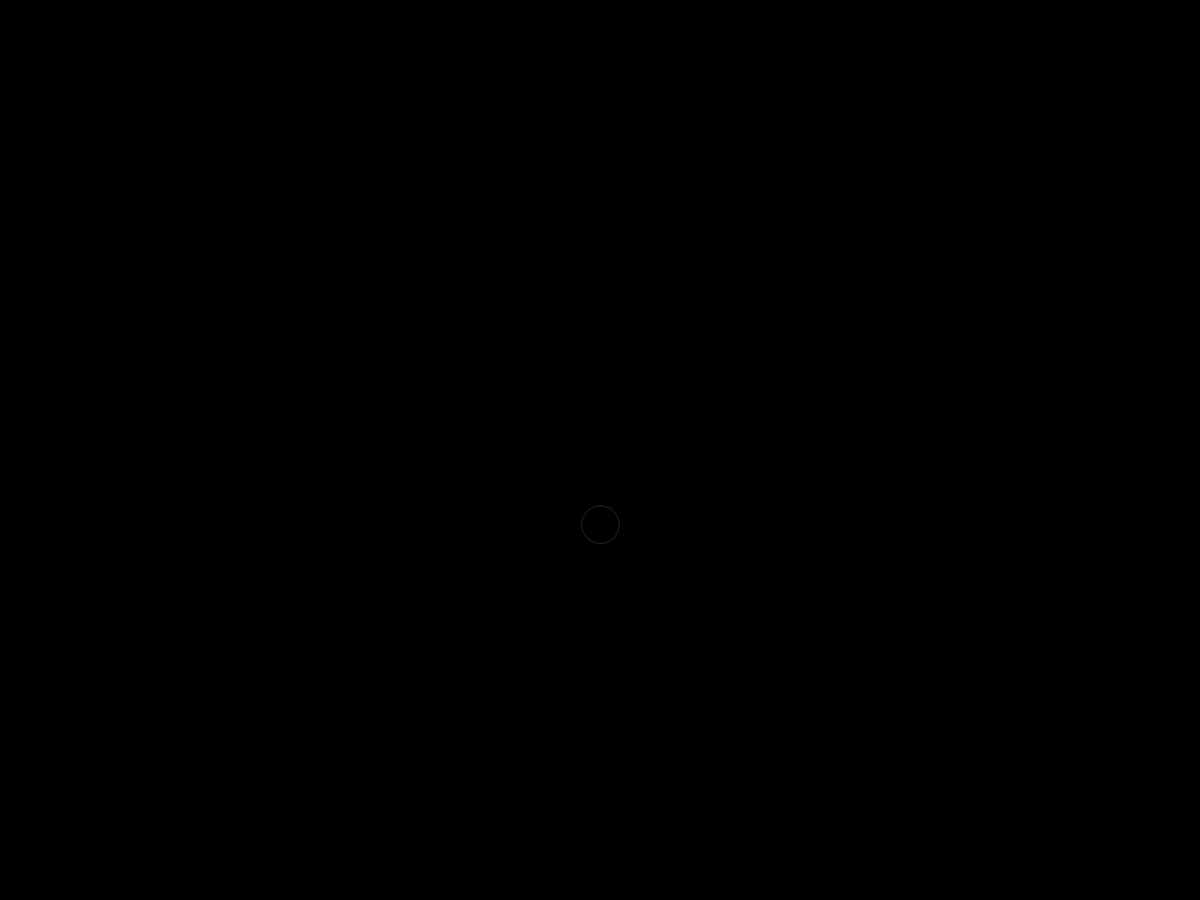
Frame 1 (no input)
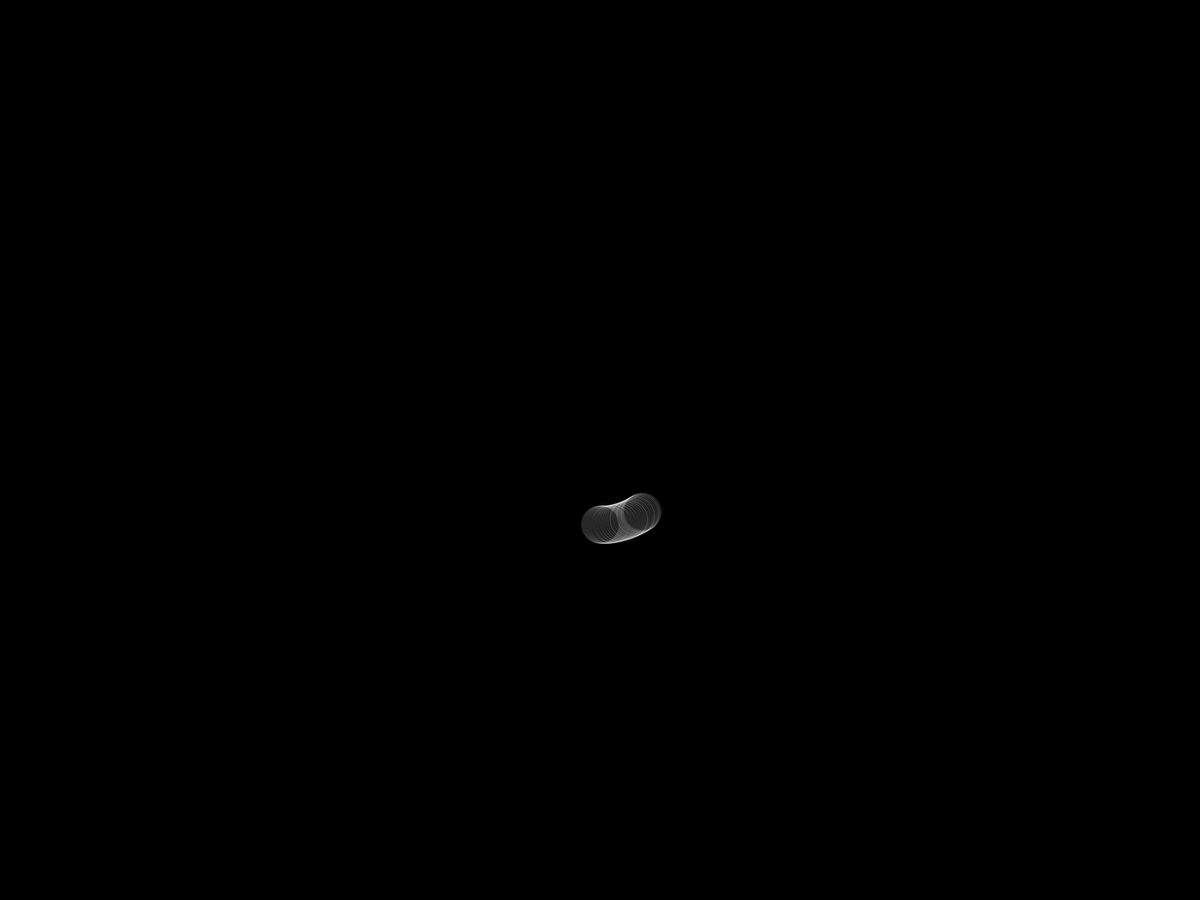
Frame 60 (the mouse pressed at the canvas centre just before this capture)
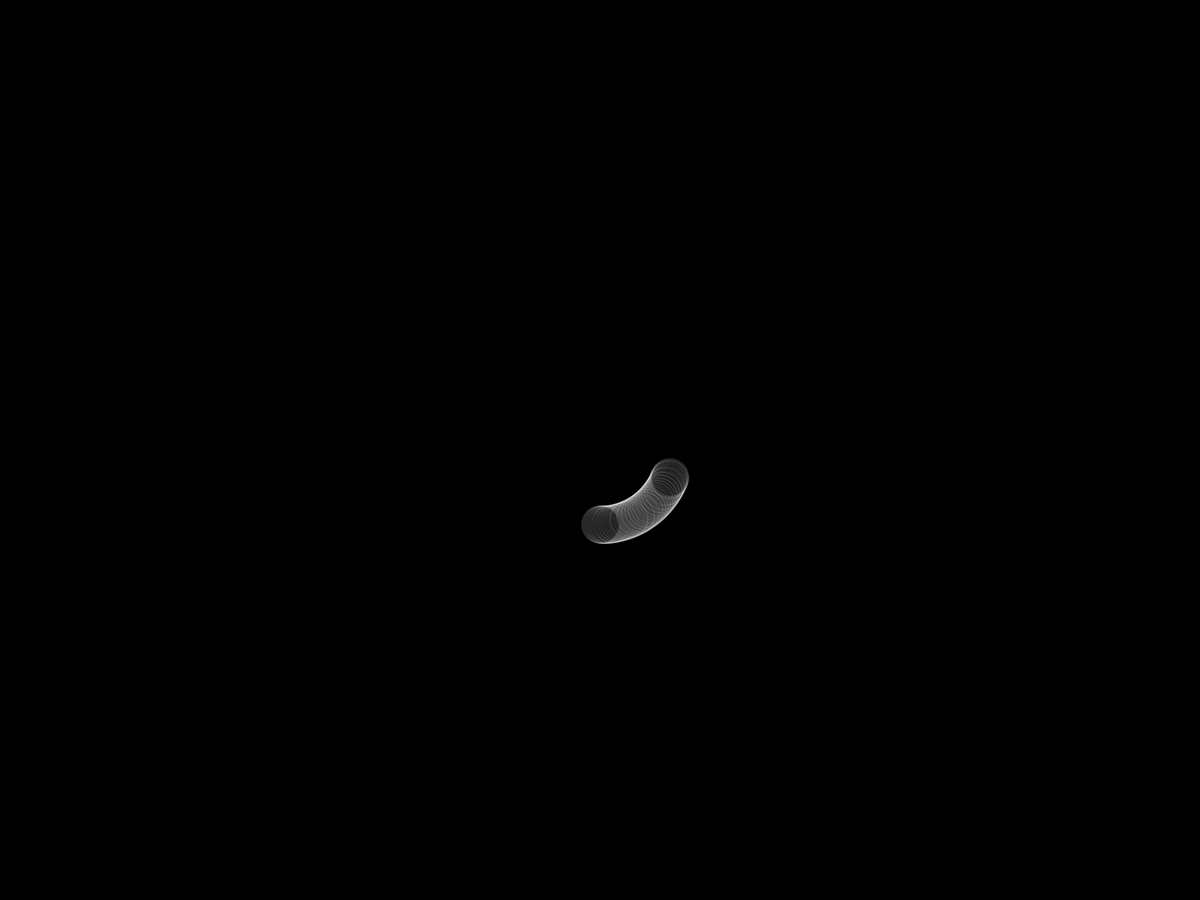
Frame 120 (the mouse held since frame 60 and released just before this capture)

The Processing sketch that drew these frames (run headless with seeded random() and noise(); from frame 60 on, the mouse is pressed at the canvas centre):

// Processing sketch: mySketch
// ── mySketch.pde
void setup(){
  fullScreen();
  background(0);
  noFill();
  stroke(255,40);
}

void draw(){
  float t = (float)frameCount;
  translate(width/2, height/2);

  // o mesmo sketch de antes
  ellipse(sin(t/100)*100, cos(t/100)*100, 50, 50);
	
	// mais rápido!
  //ellipse(sin(t/50)*100, cos(t/50)*100, 50, 50);
	
	// mudando a largura do círculo
  //ellipse(sin(t/50)*50, cos(t/50)*100, 50, 50);
	
	// mudando a altura do círculo
  //ellipse(sin(t/50)*100, cos(t/50)*50, 50, 50);
	
	// um círculo menor!
	//ellipse(sin(t/50)*50, cos(t/50)*50, 50, 50);
	
	//zigzag com números múltiplos um do outro
  //ellipse(sin(t/10)*50, cos(t/50)*50, 50, 50);
	//ellipse(sin(t/10)*200, cos(t/50)*200, 100, 100);
	
	//zig zag com números não múltiplos um do outro; 
	//ellipse(sin(t/63)*200, cos(t/13)*200, 100, 100);
	
  // usando "t" mudamos os parâmetros ao longo do tempo
  // adicionando "t" depois da função (ou antes!) muda o centro da onda 
	//ellipse(sin(t/50)*50+t, cos(t/50)*50, 50, 50);

  // adicionando "t" ao "scalar" muda o tamanho da onda ao longo do tempo
	//ellipse(sin(t/50)*(50+t), cos(t/50)*50, 50, 50);
	
	// espiral
  //ellipse(sin(t/50)*t, cos(t/50)*t, 50, 50);
	
	// espiral mais lenta
  //ellipse(sin(t/50)*(t/10), cos(t/50)*(t/10), 50, 50);
	
	// mudando o tamanho da ellipse ao longo do tempo
  //ellipse(sin(t/50)*(t/10), cos(t/50)*(t/10), t, t); 
  
  //ellipse(sin(t/50)*(t/10), cos(t/50)*(t/10), t/2, t/2); 
	
  // tinkering! cool stuff!
  //ellipse(sin(t/50)*(t/10), cos(t/50)*(t/10), t/sin(t), t/sin(t));
	//ellipse(sin(t/50)*(t/10), cos(t/50)*(t/10), t/sin(t), t/cos(t));
	//ellipse(sin(t/50)*(t/10), cos(t/50)*(t/10), t/tan(t), t/cos(t));
	//ellipse(sin(t/50)*(t/10), cos(t/50)*(t/10), tan(t), t/cos(t));
	//ellipse(sin(t/50)*(t/10), cos(t/50)*(t/10), sin(t)*20, cos(t));
	//ellipse(sin(t/50)*(t/10), cos(t/50)*(t/10), sin(t)*40, 40);
	//ellipse(sin(t/50)*(t/5), cos(t/50)*(t/5), sin(t)*100, 100);
	//ellipse(sin(t/50)*(t/5), cos(t/50)*(t/5), sin(t)*30, 100);
}
